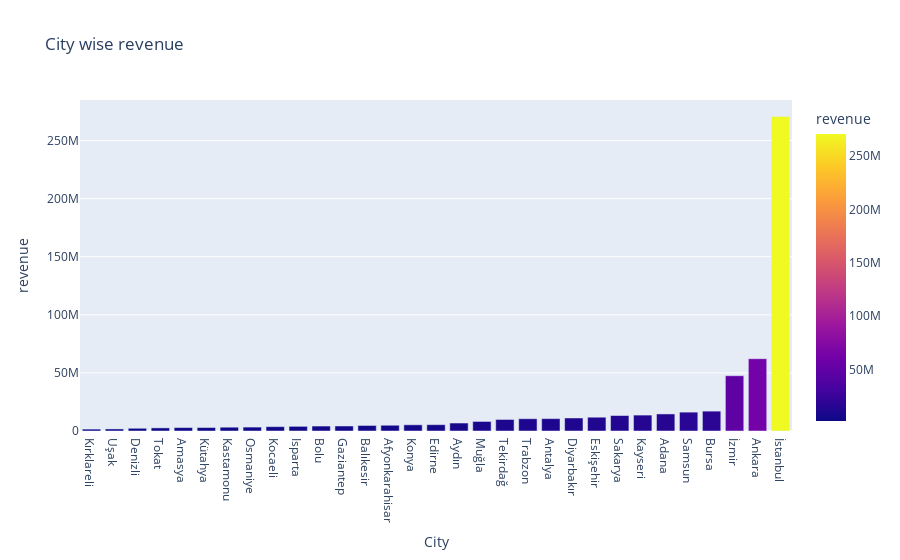

Source (notebook cell):
### Markdown cell above
# Visualization

### Code cell
#city wise revenue
px.bar(df.groupby('City').sum().sort_values('revenue'),y='revenue',title='City wise revenue',color='revenue')

### Figure 1 — Plotly figure (JSON) as saved in the notebook; plotly's stock layout.template omitted (floating-point values rounded to 4 significant figures)
{"data": [{"alignmentgroup": "True", "hovertemplate": "City=%{x}<br>revenue=%{marker.color}<extra></extra>", "legendgroup": "", "marker": {"color": [1619683, 1763231, 2344689, 2675511, 2954086, 2993069, 3273041, 3376145, 3745135, 4015749, 4263629, 4316715, 4758476, 4952497, 5334513, 5444227, 6859597, 8222258, 9937412, 10568201, 10666956, 11206054, 11873860, 13315413, 13702727, 14684833, 16239348, 17110092, 47588137, 62232711, 270719425], "coloraxis": "coloraxis", "pattern": {"shape": ""}}, "name": "", "offsetgroup": "", "orientation": "v", "showlegend": false, "textposition": "auto", "type": "bar", "x": ["Kırklareli", "Uşak", "Denizli", "Tokat", "Amasya", "Kütahya", "Kastamonu", "Osmaniye", "Kocaeli", "Isparta", "Bolu", "Gaziantep", "Balıkesir", "Afyonkarahisar", "Konya", "Edirne", "Aydın", "Muğla", "Tekirdağ", "Trabzon", "Antalya", "Diyarbakır", "Eskişehir", "Sakarya", "Kayseri", "Adana", "Samsun", "Bursa", "İzmir", "Ankara", "İstanbul"], "xaxis": "x", "y": [1619683, 1763231, 2344689, 2675511, 2954086, 2993069, 3273041, 3376145, 3745135, 4015749, 4263629, 4316715, 4758476, 4952497, 5334513, 5444227, 6859597, 8222258, 9937412, 10568201, 10666956, 11206054, 11873860, 13315413, 13702727, 14684833, 16239348, 17110092, 47588137, 62232711, 270719425], "yaxis": "y"}], "layout": {"barmode": "relative", "coloraxis": {"colorbar": {"title": {"text": "revenue"}}, "colorscale": [[0, "#0d0887"], [0.1111, "#46039f"], [0.2222, "#7201a8"], [0.3333, "#9c179e"], [0.4444, "#bd3786"], [0.5556, "#d8576b"], [0.6667, "#ed7953"], [0.7778, "#fb9f3a"], [0.8889, "#fdca26"], [1, "#f0f921"]]}, "legend": {"tracegroupgap": 0}, "title": {"text": "City wise revenue"}, "xaxis": {"anchor": "y", "domain": [0, 1], "title": {"text": "City"}}, "yaxis": {"anchor": "x", "domain": [0, 1], "title": {"text": "revenue"}}}}
